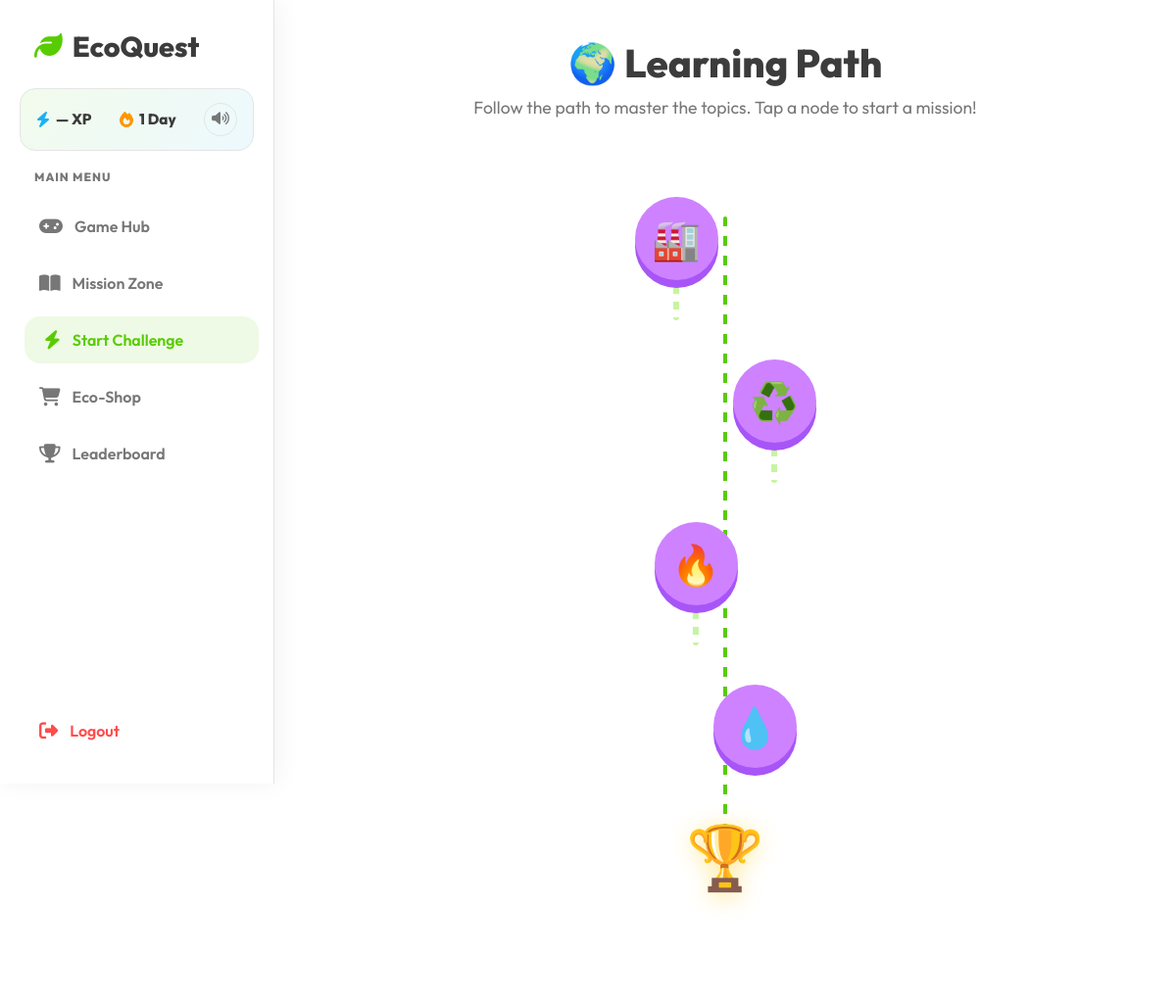
/topics (signed in), run on the app's committed database.
### tables this page shows
CREATE TABLE user_progress (
    user_id INTEGER,
    topic_id INTEGER,
    level_name TEXT,
    PRIMARY KEY (user_id, topic_id),
    FOREIGN KEY (user_id) REFERENCES users(user_id),
    FOREIGN KEY (topic_id) REFERENCES topics(topic_id)
);

### app.py (the view)
@app.route("/topics")
def topics():
    check = require_login()
    if check:
        return check
    user_id = session["user_id"]
    topics_data = [
        {
            "id": 1,
            "name": "Pollution",
            "desc": "Learn about different types of pollution and how they affect nature.",
            "xp": 50,
            "icon": "🏭"
        },
        {
            "id": 2,
            "name": "Recycling",
            "desc": "Understand waste management and sustainable reuse.",
            "xp": 80,
            "icon": "♻️"
        },
        {
            "id": 3,
            "name": "Climate Change",
            "desc": "Explore global warming, greenhouse gases, and solutions.",
            "xp": 120,
            "icon": "🔥"
        },
        {
           "id": 4,
           "name": "Water Conservation",
           "desc": "Learn how to protect and efficiently use water resources.",
           "xp": 90,
           "icon": "💧"
        }
    ]
    for t in topics_data:
        t["difficulty"] = get_user_level(user_id, t["id"])
    return render_template("topics.html", topics=topics_data)

### app.py (called while the page is built)
def get_connection():
    return sqlite3.connect("database.db")

def require_login():
    if "user_id" not in session:
        return redirect("/")

def get_user_level(user_id, topic_id):
    conn = get_connection()
    cursor = conn.cursor()
    cursor.execute("""
        SELECT level_name FROM user_progress
        WHERE user_id=? AND topic_id=?
    """, (user_id, topic_id))
    row = cursor.fetchone()
    conn.close()
    if row:
        return row[0]
    else:
        return "Beginner"

### templates/topics.html (shortened to what this page needs)
{% extends "base.html" %}
{% block content %}
<div class="animate-fade-in" style="max-width: 600px; margin: 0 auto; text-align: center;">
    <div style="margin-bottom: 40px;">
        <h1 style="font-size: 2.5rem; margin-bottom: 10px; color: var(--text-main);">
            🌍 Learning Path
        </h1>
        <p class="text-muted" style="font-size: 1.1rem;">
            Follow the path to master the topics. Tap a node to start a mission!
        </p>
    </div>
    <div class="path-container" style="padding-bottom: 80px;">
        {% for topic in topics %}
        {% set offset = loop.cycle('-50px', '50px', '-30px', '30px') %}
        <div class="path-node-wrap"
            style="position: relative; left: {{ offset }}; display: flex; flex-direction: column; align-items: center;">
            <a href="{{ url_for('quiz', topic_id=topic.id) }}" class="path-node" style="
                 {% if topic.difficulty == 'Beginner' %}
                     background: var(--primary); box-shadow: 0 8px 0 var(--primary-dark);
                     animation-delay: {{ loop.index0 * 0.4 }}s;
                 {% elif topic.difficulty == 'Intermediate' %}
                     background: var(--warning); box-shadow: 0 8px 0 var(--warning-dark);
                     animation-delay: {{ loop.index0 * 0.4 }}s;
                 {% else %}
                     background: #CE82FF; box-shadow: 0 8px 0 #A855F7;
                     animation-delay: {{ loop.index0 * 0.4 }}s;
                 {% endif %}" onclick="window.playClick && window.playClick()">
                {{ topic.icon }}
            </a>
            {% if not loop.last %}
            <div style="width: 6px; height: 35px; margin-top: 6px;
                        background: repeating-linear-gradient(to bottom, #B8F28B 0px, #B8F28B 8px, transparent 8px, transparent 16px);
                        border-radius: 4px; opacity: 0.8;">
            </div>
            {% endif %}
        </div>
        {% endfor %}
        <div
            style="margin-top: 10px; font-size: 4rem; animation: float 3s ease-in-out infinite; filter: drop-shadow(0 4px 12px rgba(255,200,0,0.4));">
            🏆</div>
    </div>
</div>
{% endblock %}

### static/style.css (style rules this page uses)
:root { --primary: #58CC02; --primary-dark: #46a302; --primary-light: #89E219; --secondary: #1CB0F6; --secondary-dark: #1899d6; --accent: #FFC800; --danger: #FF4B4B; --danger-dark: #EA2B2B; --background: #FFFFFF; --bg-light: #FFFFFF; --bg-sidebar: #F7F7F7; --surface: #FFFFFF; --text-main: #3C3C3C; --text-muted: #777777; --warning: #FFC800; --warning-dark: #D3A600; --border-color: #E5E5E5; --glass-bg: rgba(255, 255, 255, 0.9); --glass-border: rgba(255, 255, 255, 0.4); --glass-shadow: 0 8px 32px 0 rgba(31, 38, 135, 0.07); --radius-lg: 20px; --radius-md: 16px; --radius-sm: 12px; --transition: all 0.2s ease-in-out; --font-main: 'Nunito', sans-serif; --shadow: 0 4px 15px rgba(0,0,0,0.05); --coin-gold: #FFD700; --streak-fire: #FF4500; }
* { box-sizing: border-box; margin: 0; padding: 0; }
body { font-family: 'Outfit', 'Nunito', sans-serif; background-color: var(--background); color: var(--text-main); min-height: 100vh; display: flex; overflow-x: hidden; }
h1, h2, h3, h4, h5, h6 { font-weight: 800; color: var(--text-main); line-height: 1.2; }
.text-muted { color: var(--text-muted); }
.path-container { display: flex; flex-direction: column; align-items: center; gap: 40px; padding: 40px 0; position: relative; }
.path-container::before { content: ''; position: absolute; top: 60px; bottom: 80px; width: 4px; background: repeating-linear-gradient(to bottom, var(--primary) 0px, var(--primary) 10px, transparent 10px, transparent 20px); border-radius: 4px; animation: lineDraw 1.5s ease forwards; transform-origin: top; }
.path-node { width: 85px; height: 85px; border-radius: 50%; background: var(--primary); box-shadow: 0 8px 0 var(--primary-dark); display: flex; align-items: center; justify-content: center; font-size: 2.5rem; color: white; position: relative; z-index: 2; cursor: pointer; transition: transform 0.15s ease, box-shadow 0.15s ease; text-decoration: none; animation: nodePulse 3s ease-in-out infinite; }
.path-node-wrap { opacity: 0; animation: slideUp 0.5s ease forwards; }
.path-node-wrap:nth-child(1) { animation-delay: 0.1s; }
.path-node-wrap:nth-child(2) { animation-delay: 0.25s; }
.path-node-wrap:nth-child(3) { animation-delay: 0.4s; }
.path-node-wrap:nth-child(4) { animation-delay: 0.55s; }
.animate-fade-in { animation: fadeIn 0.6s cubic-bezier(0.4, 0, 0.2, 1) forwards; }

### data on the page
user_progress: icon "🏭"
user_progress: icon "♻️"
user_progress: icon "🔥"
user_progress: icon "💧"

### other printed values
{{ session.get('xp', '—') }} "—"
{{ session.get('streak', 1) }} "1"
